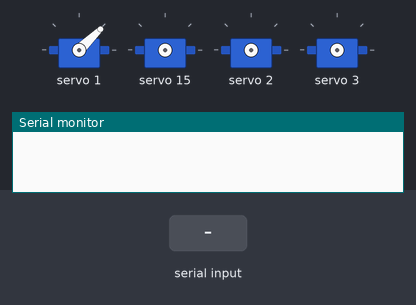
Bench run of a sketch on a simulated Arduino Uno, built with avr-gcc and run on an emulated ATmega328P. Shown: 4 × servo, the last lines printed to the serial monitor. The test bench sets the inputs (shaded band).

Above: at 7.1 s.
7.2 s: "R" received over Serial
8.7 s: "L" received over Serial
At 9.4 s:
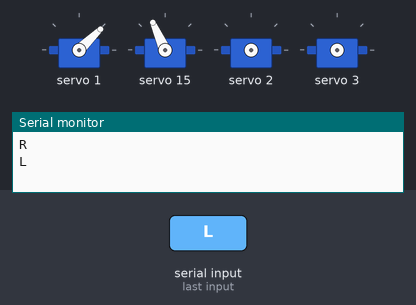
10.2 s: "F" received over Serial
12.0 s: "D" received over Serial
At 13.3 s:
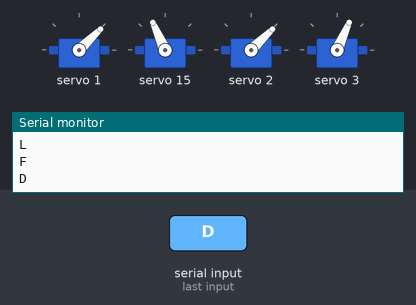
13.8 s: "R" received over Serial
At 14.5 s:
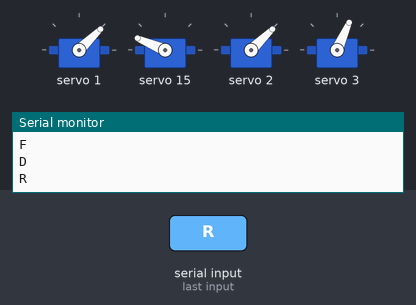
15.3 s: "F" received over Serial
At 15.6 s:
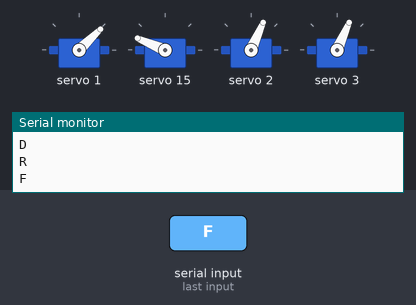
Timing chart, 0 to 17.8 s (numbered marks = the images above; inputs shaded):
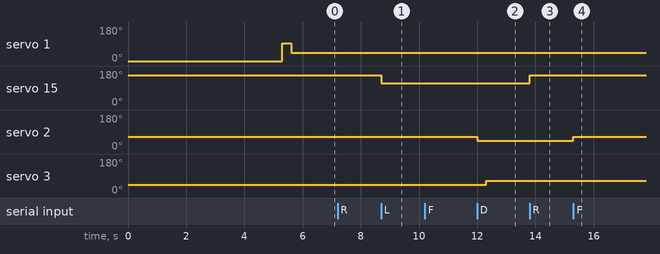

Measured:
- after the input at 8.7 s, servo 15: 157° → 114° at once
- after the input at 12.0 s, servo 2: 66° → 44° at once; servo 3: 44° → 66° after 0.30 s
- after the input at 13.8 s, servo 15: 114° → 157° at once
- after the input at 15.3 s, servo 2: 44° → 66° at once

The sketch:

ServoCodeD.ino
```cpp
#include <Servo.h>
#include <Wire.h>
#include <Adafruit_PWMServoDriver.h>
Adafruit_PWMServoDriver pwm = Adafruit_PWMServoDriver();
int pos0 = 102;
int pos180 = 512;
int x=110;
int y=45;
int z=45;
int down=0;
int down2=0;
int down3=0;
int down4=0;
void setServo(int servo, int angle) {
  int duty;
  duty = map(angle, 0, 180, pos0, pos180);
  pwm.setPWM(servo, 0, duty);
  delay(300);
}
void setup()
{
  delay(5000);                            // <-- So I have time to get controller to starting position

  pwm.begin();
  pwm.setPWMFreq(50);
  pinMode(13,INPUT_PULLUP);
  Serial.begin(9600);
  setServo(1, 0);
   setServo(1, 90);
   setServo(1, 45);
}


void loop()
{
  // put your main code here, to run repeatedly:
  if(Serial.available())
  {
    char val = Serial.read();
    Serial.println(val);
    if(val == 'R')
    {
      if(x<=110)
      x=x+40;
      setServo(15, x);
    }
    if(val == 'L')
    {
      if(x>=110)
      x=x-40;
      setServo(15, x);
    }
    if(val == 'F')
    {
      if(y<=70)
      y=y+20;
      if(z>=110)
      z=z-20;
      setServo(2, y);
      setServo(3,z);

    }
   if(val == 'D')
    {
      if(y>=20)
      y=y-20;
      if(z<=70)
      z=z+20;
      setServo(2, y);
      setServo(3,z);
    }
  }
}
```
